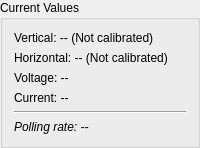
       <widget class="QGroupBox" name="groupBox_5">
        <property name="title">
         <string>Current Values</string>
        </property>
        <layout class="QVBoxLayout" name="verticalLayout_5">
         <item>
          <widget class="QLabel" name="lblVerPos">
           <property name="text">
            <string>Vertical: -- (Not calibrated)</string>
           </property>
          </widget>
         </item>
         <item>
          <widget class="QLabel" name="lblHorPos">
           <property name="text">
            <string>Horizontal: -- (Not calibrated)</string>
           </property>
          </widget>
         </item>
         <item>
          <widget class="QLabel" name="lblV">
           <property name="text">
            <string>Voltage: --</string>
           </property>
          </widget>
         </item>
         <item>
          <widget class="QLabel" name="lblCur">
           <property name="text">
            <string>Current: --</string>
           </property>
          </widget>
         </item>
         <item>
          <widget class="Line" name="line_4">
           <property name="orientation">
            <enum>Qt::Horizontal</enum>
           </property>
          </widget>
         </item>
         <item>
          <widget class="QLabel" name="lblPollRate">
           <property name="font">
            <font>
             <family>MS Sans Serif</family>
             <italic>true</italic>
            </font>
           </property>
           <property name="text">
            <string>Polling rate: --</string>
           </property>
           <property name="alignment">
            <set>Qt::AlignLeading|Qt::AlignLeft|Qt::AlignVCenter</set>
           </property>
          </widget>
         </item>
        </layout>
       </widget>
